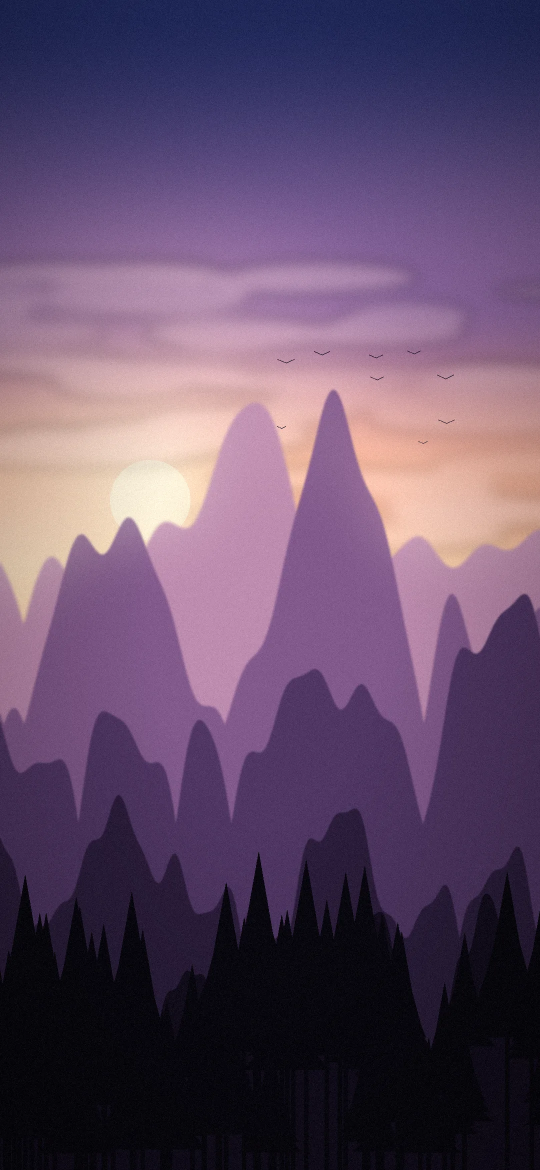
#> input picture rox_phone/html/img/wall_chiliad.webp, 1080 x 2340 px, given in place of scr_ipad.png, which was not available (shown at 1/2 size)
$ python tools_items.py
#> lines starting #> are read from the running program, lines starting #| are printed output that depends on the picture; after the words box and inside, x2 and y2 are one past the last pixel; in counts of white or black regions, pixels touching at a corner belong together
from PIL import Image, ImageDraw, ImageFilter, ImageFont
import numpy as np
F='/usr/share/fonts/opentype/inter/'
import glob
def font(w,s):
    c=glob.glob(F+f'Inter-{w}.otf') or glob.glob('/usr/share/fonts/**/*Bold*.ttf',recursive=True); return ImageFont.truetype(c[0],s)
def rr(sz,r): m=Image.new('L',sz,0); ImageDraw.Draw(m).rounded_rectangle([0,0,sz[0]-1,sz[1]-1],r,fill=255); return m
def screen(W,H,wall,portrait):
    im=Image.open(wall).convert('RGB'); iw,ih=im.size
    # cover
    s=max(W/iw,H/ih); im=im.resize((int(iw*s)+1,int(ih*s)+1),Image.LANCZOS); x=(im.width-W)//2; y=(im.height-H)//2; im=im.crop((x,y,x+W,y+H)).convert('RGBA')
    d=ImageDraw.Draw(im); u=W/100 if not portrait else W/60
    d.text((u*4,u*6 if not portrait else u*22),'10:08',font=font('Bold',int(u*10)),fill='white')
    d.text((u*4.3,u*17 if not portrait else u*33),'Thursday, 12 November',font=font('SemiBold',int(u*2.2)),fill=(255,255,255,220))
    d.rounded_rectangle([W-u*12,u*2.5,W-u*3,u*6],u*2,fill=(0,0,0,120)); d.ellipse([W-u*11.3,u*3.3,W-u*9.5,u*5.1],fill=(255,77,77)); d.text((W-u*9,u*2.7),'$42,347',font=font('Bold',int(u*2)),fill='white')
    cols=[(255,122,61),(59,130,246),(46,229,157),(150,150,160),(255,90,31),(169,139,255)]
    n=len(cols); sz=u*6; g=u*1.6; tw=n*sz+(n-1)*g; x0=(W-tw)/2; y0=H-sz-u*4
    d.rounded_rectangle([x0-g,y0-g,x0+tw+g,y0+sz+g],u*3,fill=(255,255,255,45))
    for i,c in enumerate(cols):
        x=x0+i*(sz+g); d.rounded_rectangle([x,y0,x+sz,y0+sz],sz*.28,fill=c); d.rounded_rectangle([x+sz*.3,y0+sz*.3,x+sz*.7,y0+sz*.7],sz*.1,fill=(255,255,255,230))
    d.rounded_rectangle([W/2-u*7,H-u*1.6,W/2+u*7,H-u*1],u*.3,fill=(255,255,255,200))
    return im
def device(W,H,r,bez,wall,portrait):
#> called with W = 2000, H = 1148, r = 150, bez = 90, portrait = False
    shot=Image.open(wall).convert('RGBA').resize((W,H),Image.LANCZOS)
    D=Image.new('RGBA',(W+2*bez,H+2*bez),(0,0,0,0)); body=Image.new('RGBA',D.size,(12,12,14,255))
#> after `D = Image.new('RGBA', (W + 2 * bez, H + 2 * bez), (0, 0, 0, 0))`: D: PIL image 2180x1328 RGBA; every value is 0
    ImageDraw.Draw(body).rounded_rectangle([2,2,D.width-3,D.height-3],r,outline=(70,70,78,255),width=6)
    D.paste(body,(0,0),rr(D.size,r)); D.paste(shot,(bez,bez),rr((W,H),max(10,r-bez)))
#> in rr, `m = Image.new('L', sz, 0)`: m: PIL image 2180x1328 L; every value is 0
#> in rr, `ImageDraw.Draw(m).rounded_rectangle([0, 0, sz[0] - 1, sz[1] - 1], r, f`:
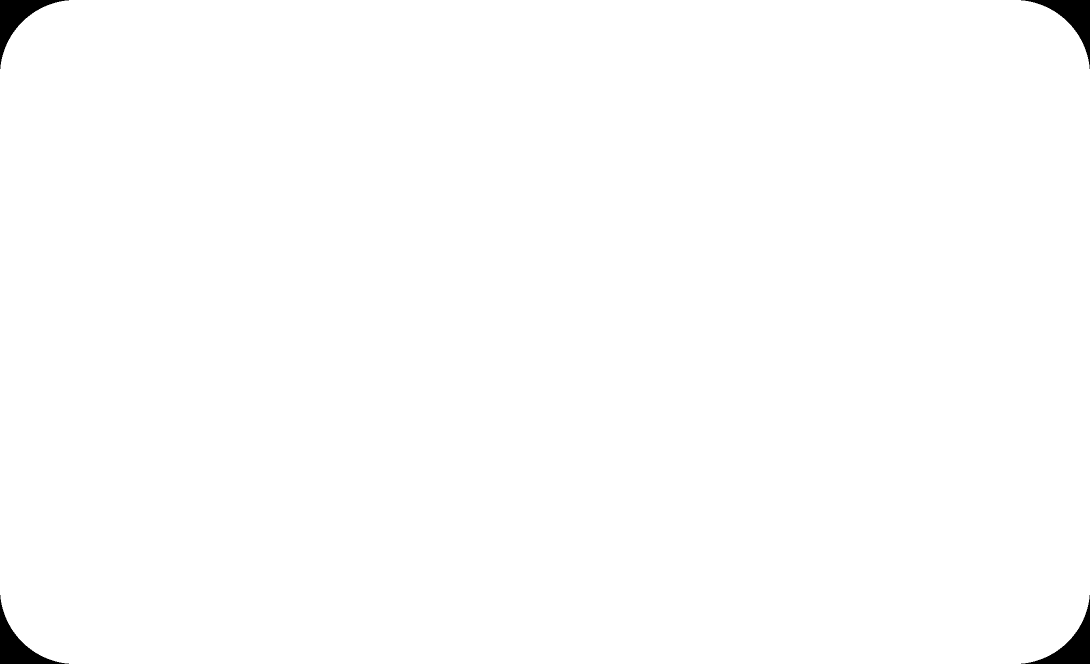
#> m: PIL image 2180x1328 L (shown at 1/2 size); 99.3% white; 4 black regions, box (x1, y1, x2, y2) and area: (0, 0, 138, 138) 4868, (2042, 0, 2180, 138) 4868, (0, 1190, 138, 1328) 4868, (2042, 1190, 2180, 1328) 4868
#> in rr (call 2), `m = Image.new('L', sz, 0)`: m: PIL image 2000x1148 L; every value is 0
#> in rr (call 2), `ImageDraw.Draw(m).rounded_rectangle([0, 0, sz[0] - 1, sz[1] - 1], r, f`: m: PIL image 2000x1148 L; 99.9% white; 4 black regions, box (x1, y1, x2, y2) and area: (0, 0, 53, 53) 786, (1947, 0, 2000, 53) 786, (0, 1095, 53, 1148) 786, (1947, 1095, 2000, 1148) 786
    # camera
    dd=ImageDraw.Draw(D); cx=D.width//2 if not portrait else D.width//2; cy=bez//2
#> after `cx = D.width // 2 if not portrait else D.width // 2`: cx = 1090
    dd.ellipse([cx-8,cy-8,cx+8,cy+8],fill=(30,30,36)); dd.ellipse([cx-3,cy-3,cx+3,cy+3],fill=(40,70,120))
    # gloss
    gl=Image.new('RGBA',D.size,(0,0,0,0)); ImageDraw.Draw(gl).polygon([(0,0),(D.width*.6,0),(D.width*.25,D.height),(0,D.height)],fill=(255,255,255,22))
    D=Image.alpha_composite(D,Image.composite(gl,Image.new('RGBA',D.size,(0,0,0,0)),rr(D.size,r)))
    return D
def coeffs(dst,src):
    A=[];B=[]
    for (x,y),(X,Y) in zip(dst,src):
        A+=[[x,y,1,0,0,0,-X*x,-X*y],[0,0,0,x,y,1,-Y*x,-Y*y]];B+=[X,Y]
    return np.linalg.solve(np.array(A,float),np.array(B,float)).tolist()
def tilt(D,out=2048,quad=None):
#> called with out = 2048
    w,h=D.size; src=[(0,0),(w,0),(w,h),(0,h)]
#> after `w, h = D.size`: w = 2180; h = 1328
    c=coeffs(quad,src); T=D.transform((out,out),Image.PERSPECTIVE,c,Image.BICUBIC)
    sh=Image.new('RGBA',(out,out),(0,0,0,0)); m=T.split()[3].point(lambda a:150 if a>0 else 0)
#> after `sh = Image.new('RGBA', (out, out), (0, 0, 0, 0))`: sh: PIL image 2048x2048 RGBA; every value is 0
#> after `m = T.split()[3].point(lambda a: 150 if a > 0 else 0)`: m: PIL image 2048x2048 L; values 0 (black) and 150 (white), 35.3% white; 1 white region, box (x1, y1, x2, y2) and area: (203, 261, 1848, 1729) 1481815
    sh.putalpha(m); sh=sh.filter(ImageFilter.GaussianBlur(40)); shp=Image.new('RGBA',(out,out),(0,0,0,0)); shp.paste(sh,(30,60))
    return Image.alpha_composite(shp,T)
wall='/home/user/ZC/rox_phone/html/img/wall_golden.webp'
import os
w2=glob.glob('/home/user/ZC/rox_police/html/img/wallpapers/street.jpg'); wl=w2[0] if w2 else wall
ip=device(2000,1148,150,90,'/tmp/claude-0/-home-user-ZC/3eac5cd8-a0c6-5bdc-9017-57c8f915549a/scratchpad/scr_ipad.png',False)
ipt=tilt(ip,2048,[(560,230),(1880,800),(1500,1760),(170,1190)])
ph=device(800,1750,130,40,'/tmp/claude-0/-home-user-ZC/3eac5cd8-a0c6-5bdc-9017-57c8f915549a/scratchpad/scr_phone.png',True)
#> call 2 of device, with W = 800, H = 1750, r = 130, bez = 40, portrait = True
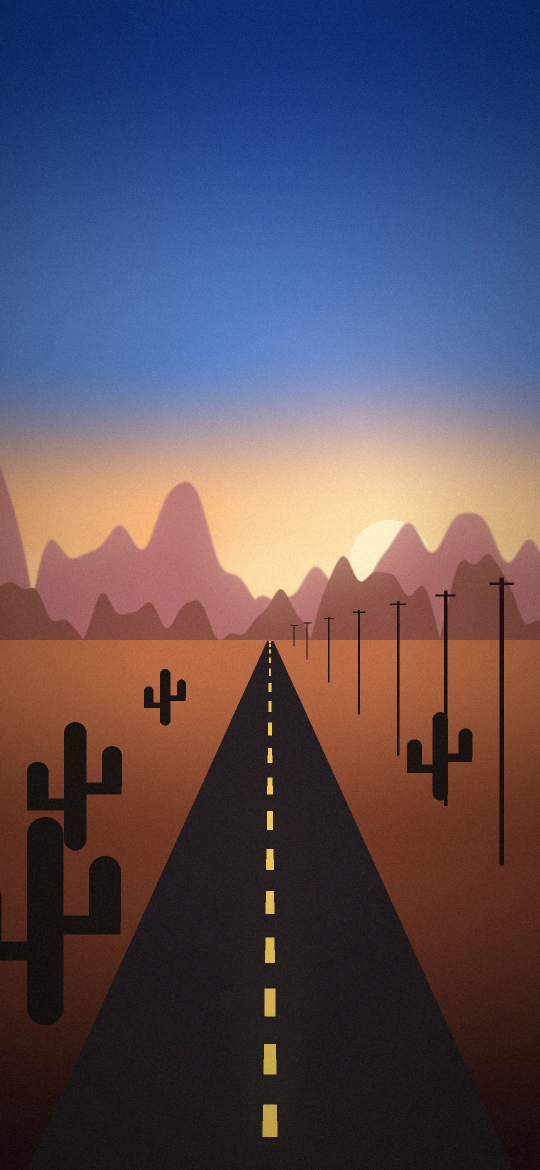
#> input picture rox_phone/html/img/wall_desert.webp, 1080 x 2340 px, given in place of scr_phone.png, which was not available (shown at 1/2 size)
#> in device (call 2), `D = Image.new('RGBA', (W + 2 * bez, H + 2 * bez), (0, 0, 0, 0))`: D: PIL image 880x1830 RGBA; every value is 0
#> in rr (call 4), `m = Image.new('L', sz, 0)`: m: PIL image 880x1830 L; every value is 0
#> in rr (call 4), `ImageDraw.Draw(m).rounded_rectangle([0, 0, sz[0] - 1, sz[1] - 1], r, f`: m: PIL image 880x1830 L; 99.1% white; 4 black regions, box (x1, y1, x2, y2) and area: (0, 0, 119, 119) 3664, (761, 0, 880, 119) 3664, (0, 1711, 119, 1830) 3664, (761, 1711, 880, 1830) 3664
#> in rr (call 5), `m = Image.new('L', sz, 0)`: m: PIL image 800x1750 L; every value is 0
#> in rr (call 5), `ImageDraw.Draw(m).rounded_rectangle([0, 0, sz[0] - 1, sz[1] - 1], r, f`: m: PIL image 800x1750 L; 99.5% white; 4 black regions, box (x1, y1, x2, y2) and area: (0, 0, 81, 81) 1765, (719, 0, 800, 81) 1765, (0, 1669, 81, 1750) 1765, (719, 1669, 800, 1750) 1765
pht=tilt(ph,2048,[(780,170),(1560,450),(1250,1880),(470,1600)])
#> call 2 of tilt, with out = 2048
#> in tilt (call 2), `m = T.split()[3].point(lambda a: 150 if a > 0 else 0)`:
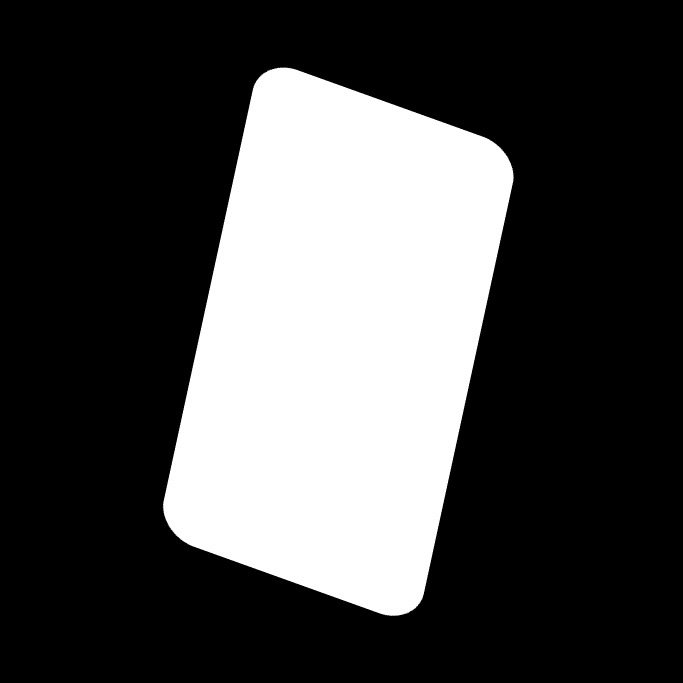
#> m: PIL image 2048x2048 L (shown at 1/3 size); values 0 (black) and 150 (white), 28.4% white; 1 white region, box (x1, y1, x2, y2) and area: (488, 202, 1542, 1848) 1191648
#> in tilt (call 2), `return Image.alpha_composite(shp,T)`:
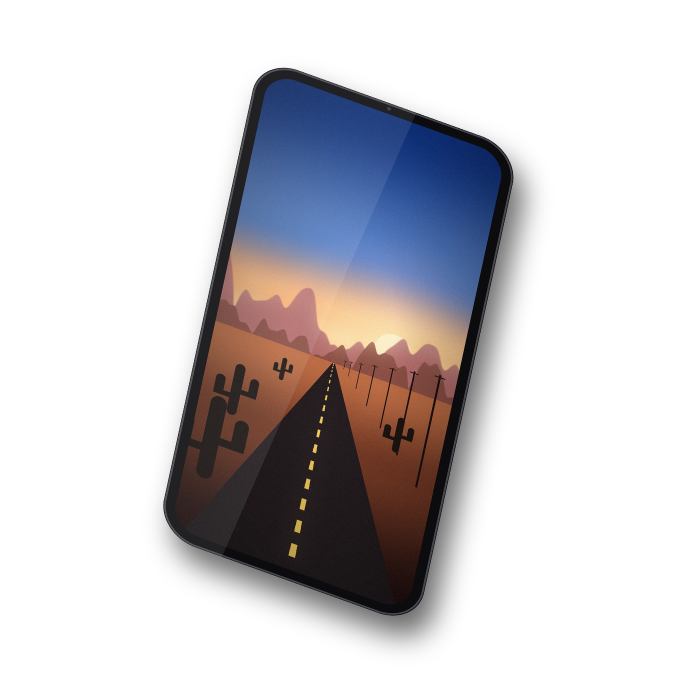
#> returned value: PIL image 2048x2048 RGBA (shown at 1/3 size); mean R, G, B, A 24.5, 21.9, 25.1, 76.3; transparent parts drawn white
os.makedirs('/home/user/ZC/release/items',exist_ok=True)
for n,im in (('ipad',ipt),('tablet',ipt),('phone',pht)):
    bb=im.getbbox(); im=im.crop(bb); s=max(im.size); c=Image.new('RGBA',(s,s),(0,0,0,0)); c.paste(im,((s-im.width)//2,(s-im.height)//2))
    c.resize((512,512),Image.LANCZOS).save(f'/home/user/ZC/release/items/{n}.png'); c.resize((100,100),Image.LANCZOS).save(f'/home/user/ZC/release/items/{n}_100.png')
#> this loop made 3 passes
#> (n, bb, s) on passes 1 to 3: ('ipad', (137, 229, 1974, 1881), 1837), ('tablet', (137, 229, 1974, 1881), 1837), ('phone', (424, 169, 1666, 2001), 1832)
#> pass 1, `im = im.crop(bb)`:
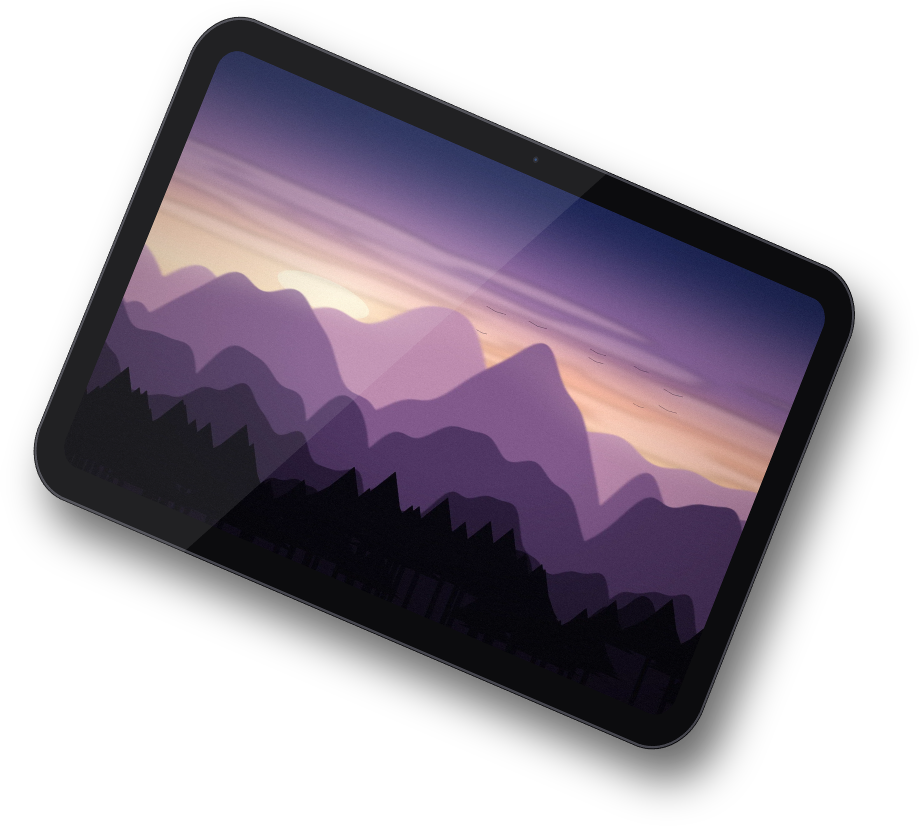
#> im: PIL image 1837x1652 RGBA (shown at 1/2 size); mean R, G, B, A 42.4, 34.2, 44.8, 130.5; transparent parts drawn white
#> pass 1, `c.resize((512, 512), Image.LANCZOS).save(f'/home/user/ZC/release/items`:
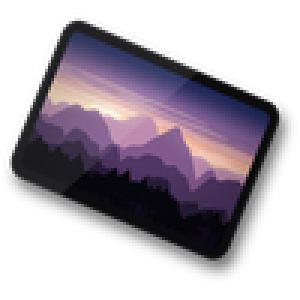
#> saved as ipad_100.png: PIL image 100x100 RGBA (shown 3 times larger); mean R, G, B, A 39.1, 31.7, 41.3, 117.1; transparent parts drawn white
#> after the loop:
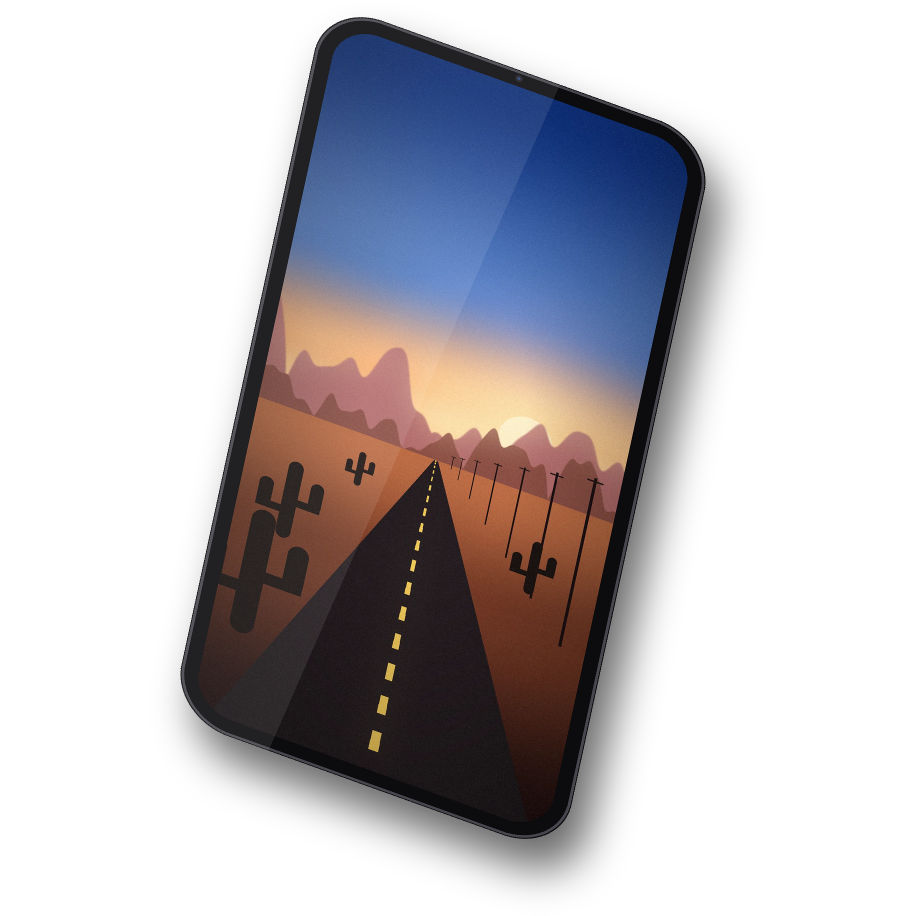
#> c: PIL image 1832x1832 RGBA (shown at 1/2 size); mean R, G, B, A 30.6, 27.3, 31.4, 95.3; transparent parts drawn white
